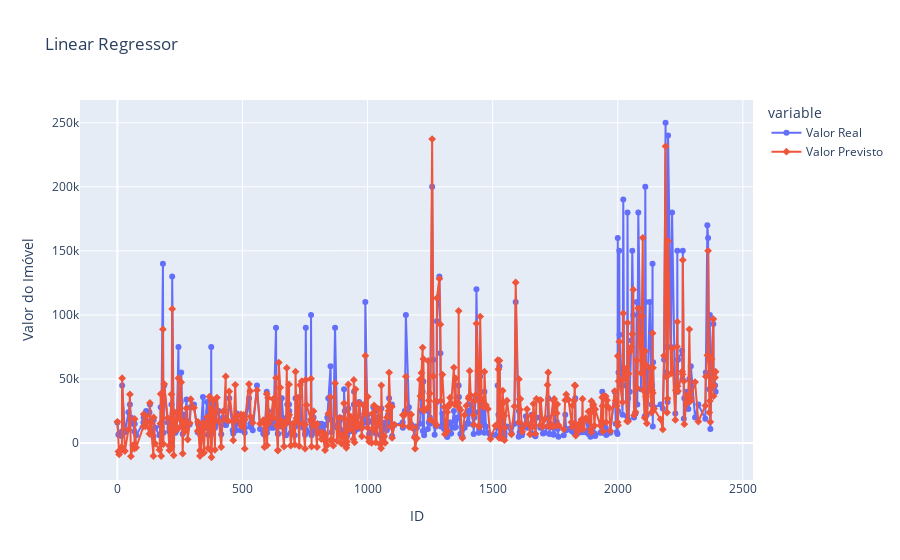

This figure's notebook cell:
### Code cell
px.line(dfc, x='Index', y=['Valor Real', 'Valor Previsto'], color='variable', symbol='variable', title='Linear Regressor', labels={'value': 'Valor do Imóvel','Index':'ID'})

### Figure 1 — Plotly figure (JSON) as saved in the notebook; plotly's stock layout.template omitted (floating-point values rounded to 4 significant figures; data arrays with more than 128 entries replaced by an {"elided": "..."} marker saying what was removed)
{"data": [{"hovertemplate": "variable=Valor Real<br>ID=%{x}<br>Valor do Imóvel=%{y}<extra></extra>", "legendgroup": "Valor Real", "line": {"color": "#636efa", "dash": "solid"}, "marker": {"symbol": "circle"}, "mode": "markers+lines", "name": "Valor Real", "orientation": "v", "showlegend": true, "type": "scatter", "x": {"elided": "480 int values"}, "xaxis": "x", "y": {"elided": "480 int values"}, "yaxis": "y"}, {"hovertemplate": "variable=Valor Previsto<br>ID=%{x}<br>Valor do Imóvel=%{y}<extra></extra>", "legendgroup": "Valor Previsto", "line": {"color": "#EF553B", "dash": "solid"}, "marker": {"symbol": "diamond"}, "mode": "markers+lines", "name": "Valor Previsto", "orientation": "v", "showlegend": true, "type": "scatter", "x": {"elided": "480 int values"}, "xaxis": "x", "y": {"elided": "480 int values"}, "yaxis": "y"}], "layout": {"legend": {"title": {"text": "variable"}, "tracegroupgap": 0}, "title": {"text": "Linear Regressor"}, "xaxis": {"anchor": "y", "domain": [0, 1], "title": {"text": "ID"}}, "yaxis": {"anchor": "x", "domain": [0, 1], "title": {"text": "Valor do Imóvel"}}}}
